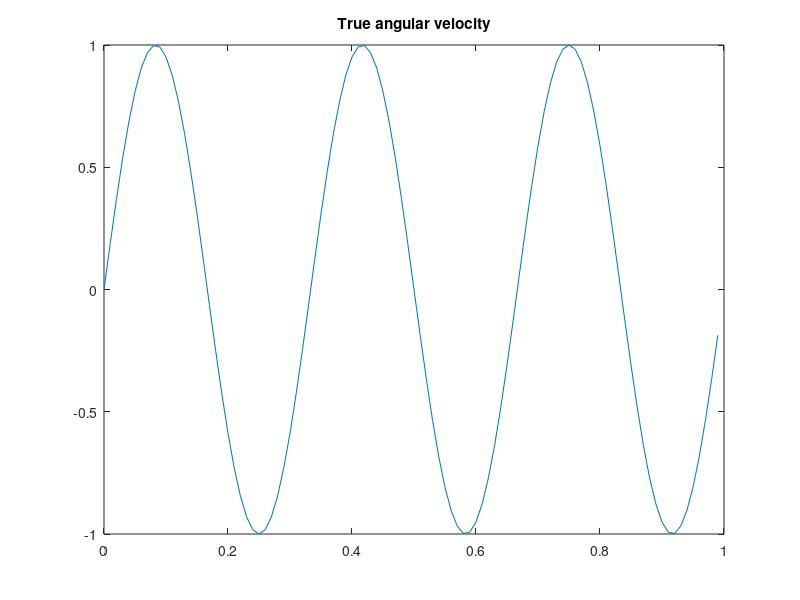
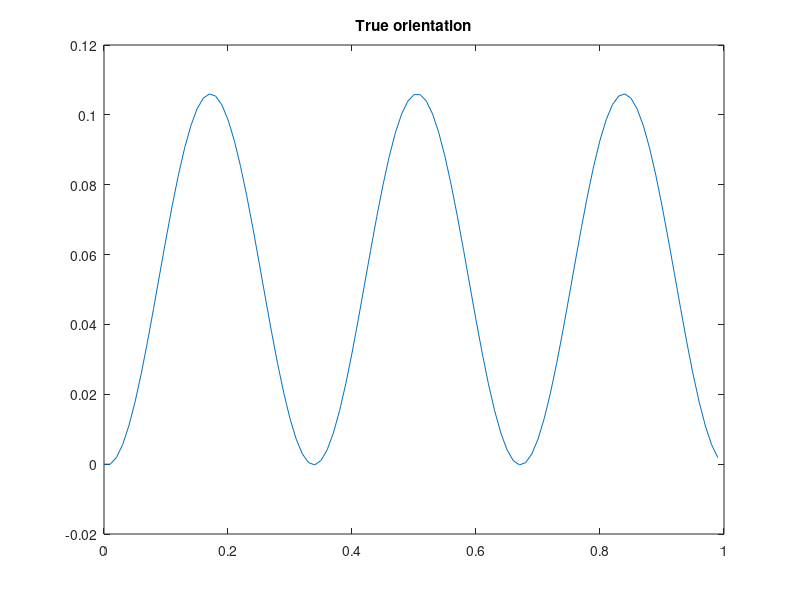

Here is the MATLAB script that generated these plots, in order: (Note: this script raises an error after producing the figures.)
% augmented affine test
function [ok] = gyro_affine_bias_ok(draw_plot)
close all; clc;

%% Simulated paramers
Fs = 100; % Sampling frequency of gyoscope (in Hz)
dt = 1/Fs; % Sampling interval
T = 1; % Stop time
t = (0:dt:T-dt)';

% Ground truth ang. vel.
F = 3; % Frequency of sine wave (Ang. Vel.)
av = sin(2*pi*F*t); % Ang. Vel.
figure; plot(t,av); title(['True angular velocity']);
avb = 0.3; % Angular velocity bias

ang = zeros(length(t),1);
% Generate noiseless (true) angles
for i1 = 2:length(t)
    ang(i1) = ang(i1-1)+dt*av(i1-1);
end
figure; plot(t,ang); title(['True orientation']);


%%

N = length(t);
gamma =  1;        % transition covariance multiplier
sigma =  0.1;       % standard deviation of measurement noise

max_itr = 30;      % maximum number of iterations
epsilon = 1e-5;    % convergence criteria
h_min   = 0;       % minimum horizontal value in plots
h_max   = 1;       % maximum horizontal value in plots
v_min   = -2.0;    % minimum vertical value in plots
v_max   = +2.0;    % maximum vertical value in plots
% ---------------------------------------------------------
ok = true;
if nargin < 1
    draw_plot = false;
end
%  Define the problem
rand('seed', 1234);
%
%
% number of measurements per time point
m     = 1;
%
% number of state vector components per time point
n     = 2;
%
% simulate the true trajectory and measurement noise
x1_true = av'; % velocity on top!
x2_true = ang'; % orientatino on bottom!
x_true  = [ x1_true ; x2_true ];
%

% measurement values and model
v_true  = sigma * randn(1, N);

bias = avb;
Pone    =  1; % measure bias directly

z       = x1_true + v_true + Pone*bias;

rk      = sigma * sigma;
rinvk   = 1 / rk;
rinv    = zeros(m, m, N);
h       = zeros(m, N);
dh      = zeros(m, n, N);
for k = 1 : N
    rinv(:, :, k) = rinvk;
    h(:, k)       = 0;
    dh(:,:, k)    = [ 1 , 0 ]; % measuring av
end
%
% transition model
g       = zeros(n, N);
dg      = zeros(n, n, N);
qinv    = zeros(n, n, N);
qk      = gamma * [ dt , dt^2/2 ; dt^2/2 , dt^3/3 ];
qinvk   = inv(qk);
for k = 2 : N
    g(:, k)       = 0;
    dg(:,:, k)    = [ 1 , 0 ; dt , 1 ];
    qinv(:,:, k)  = qinvk;
end
%
% initial state estimate
g(:, 1)      = x_true(:, 1);
qinv(:,:, 1) = 100 * eye(2);





%
% constraints



b       = zeros(0, N);

db      = zeros(0, n, N);


% --------------------------------------------------------------------
%
% -------------------------------------------------------------------------

fprintf('Old model!!\n');
[xOutOld, uOut, info] = ...
    ckbs_affine(max_itr, epsilon, z, b, g, h, db, dg, dh, qinv, rinv);

fprintf('New model!!\n');
[xOutNew, yOut, yVar] = ...
    ckbs_augmented_affine(max_itr, epsilon, z, b, g, h, db, dg, dh, qinv, rinv, Pone);


%% now set up the 3-state smoother. 
clear qinvk;
n     = 3;
invDelta = 1e5;
g       = zeros(n, N);
dg      = zeros(n, n, N);
qinv    = zeros(n, n, N);
qk      = gamma * [ dt , dt^2/2 ; dt^2/2 , dt^3/3 ];
qinvk   = [inv(qk) zeros(2,1); 0 0 invDelta];
for k = 2 : N
    g(:, k)       = 0;
    dg(:,:, k)    = [ 1 , 0 0; dt , 1, 0; 0 0 1 ];
    qinv(:,:, k)  = qinvk;
end
%
% initial state estimate
g(:, 1)      = [x_true(:, 1); 10];
qinv(:,:, 1) = [100 0 0; 0 100 0; 0 0 1e-5];
%
% constraints


h       = zeros(m, N);
dh      = zeros(m, n, N);
for k = 1 : N
    rinv(:, :, k) = rinvk;
    h(:, k)       = 0;
    dh(:,:, k)    = [ 1 , 0, 1 ]; % measuring av
end


b       = zeros(0, N);

db      = zeros(0, n, N);

fprintf('Old Augmented model!!\n');
[xOutBiasState, ~, ~] = ...
    ckbs_affine(max_itr, epsilon, z, b, g, h, db, dg, dh, qinv, rinv);



fprintf('yOut is %5.3f\n', yOut);

if draw_plot
    figure(1);
    clf
    hold on
    plot(t', x_true(2,:)', 'k-', 'linewidth', 1.5 );
    plot(t', xOutOld(2,:)', 'b--', 'linewidth', 1.5 );
    plot(t', xOutNew(2,:)', 'r-.', 'linewidth', 1.5 );
    plot(t', xOutBiasState(2,:)', 'g--', 'linewidth', 1.5 );

        
    %     plot(t', - ones(N,1), 'b-');
    %      plot(t', ones(N,1), 'b-');
    axis([h_min, h_max, v_min, v_max]);
    title('Affine smoother');
 %   legend('Truth', 'Naive Estimate', 'Debiased Estimate', 'Location', 'SouthEast' );
    hold off
    axis tight;
    
    figure(2);
    clf
    hold on
    plot(t', x_true(1,:)', 'k-.', 'linewidth', 1.5 );
    plot(t', z(1,:)', 'ko' );
    plot(t', xOutOld(1,:)', 'b--', 'linewidth', 1.5 );
    plot(t', xOutNew(1,:)', 'r-.', 'linewidth', 1.5 );
    plot(t', xOutBiasState(1,:)', 'g--', 'linewidth', 1.5 );

        axis tight;
    %     plot(t', - ones(N,1), 'b-');
    %      plot(t', ones(N,1), 'b-');
%    axis([h_min, h_max, v_min, v_max]);
    title('Affine smoother');
    %legend('Truth', 'Measurements', 'Naive Estimate', 'Debiased Estimate', 'Location', 'SouthEast' );
    hold off
    
    figure(3)
    plot(t', xOutBiasState(3,:)', 'g--', 'linewidth', 1.5);
    hold on
    plot(t', yOut*ones(N,1), 'r-.', 'linewidth', 1.5);
        plot(t', yOut*ones(N,1) + yVar, 'b.', 'linewidth', 2.5);
    plot(t', yOut*ones(N,1) - yVar, 'b.', 'linewidth', 2.5);

    hold off;
    %
    % constrained estimate
    %        x_con = xOut;
end
 savefig(1:3, ['/Users/saravkin/Dropbox/KalmanCovariates/tex/figures/gyro']);
%

end
% $$ $newlinech %$$
% $end
